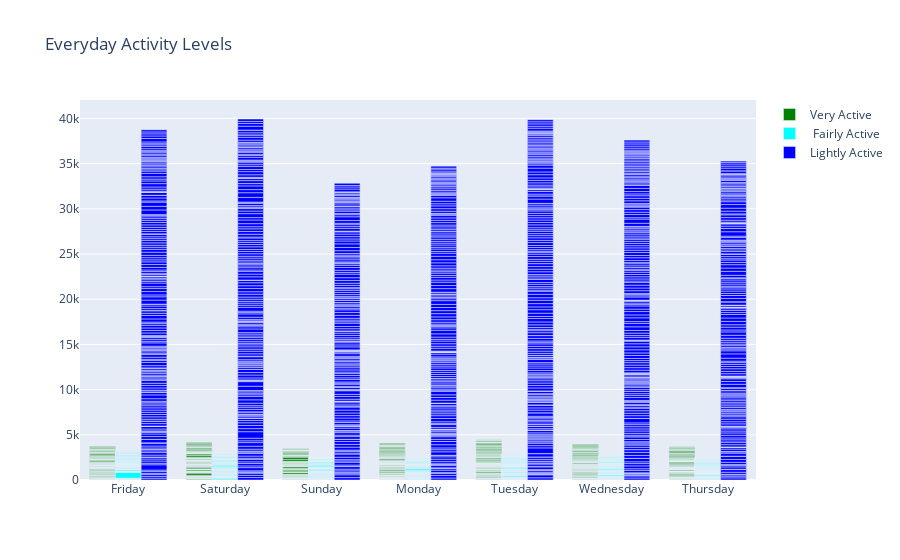

This figure's notebook cell:
### Code cell
Stack_cc = gp.Figure()
Stack_cc.add_trace(gp.Bar( x= data['Day'], y =data['VeryActiveMinutes'],
                          name='Very Active', marker_color = '  Green'))
Stack_cc.add_trace(gp.Bar(x=data['Day'], y=data['FairlyActiveMinutes'],
                          name=' Fairly Active', marker_color= ' cyan'))
Stack_cc.add_trace(gp.Bar(x=data['Day'], y=data['LightlyActiveMinutes'],
                          name='Lightly Active',marker_color='Blue'))
Stack_cc.update_layout(title='Everyday Activity Levels', barmode='group')
Stack_cc.show()

### Figure 1 — Plotly figure (JSON) as saved in the notebook; plotly's stock layout.template omitted (floating-point values rounded to 4 significant figures; data arrays with more than 128 entries replaced by an {"elided": "..."} marker saying what was removed)
{"data": [{"marker": {"color": "  Green"}, "name": "Very Active", "type": "bar", "x": {"elided": "1397 str values"}, "y": {"elided": "1397 int values"}}, {"marker": {"color": " cyan"}, "name": " Fairly Active", "type": "bar", "x": {"elided": "1397 str values"}, "y": {"elided": "1397 int values"}}, {"marker": {"color": "Blue"}, "name": "Lightly Active", "type": "bar", "x": {"elided": "1397 str values"}, "y": {"elided": "1397 int values"}}], "layout": {"autosize": true, "barmode": "group", "title": {"text": "Everyday Activity Levels"}, "xaxis": {"autorange": true, "range": [-0.5, 6.5], "type": "category"}, "yaxis": {"autorange": true, "range": [0, 42040], "type": "linear"}}}
